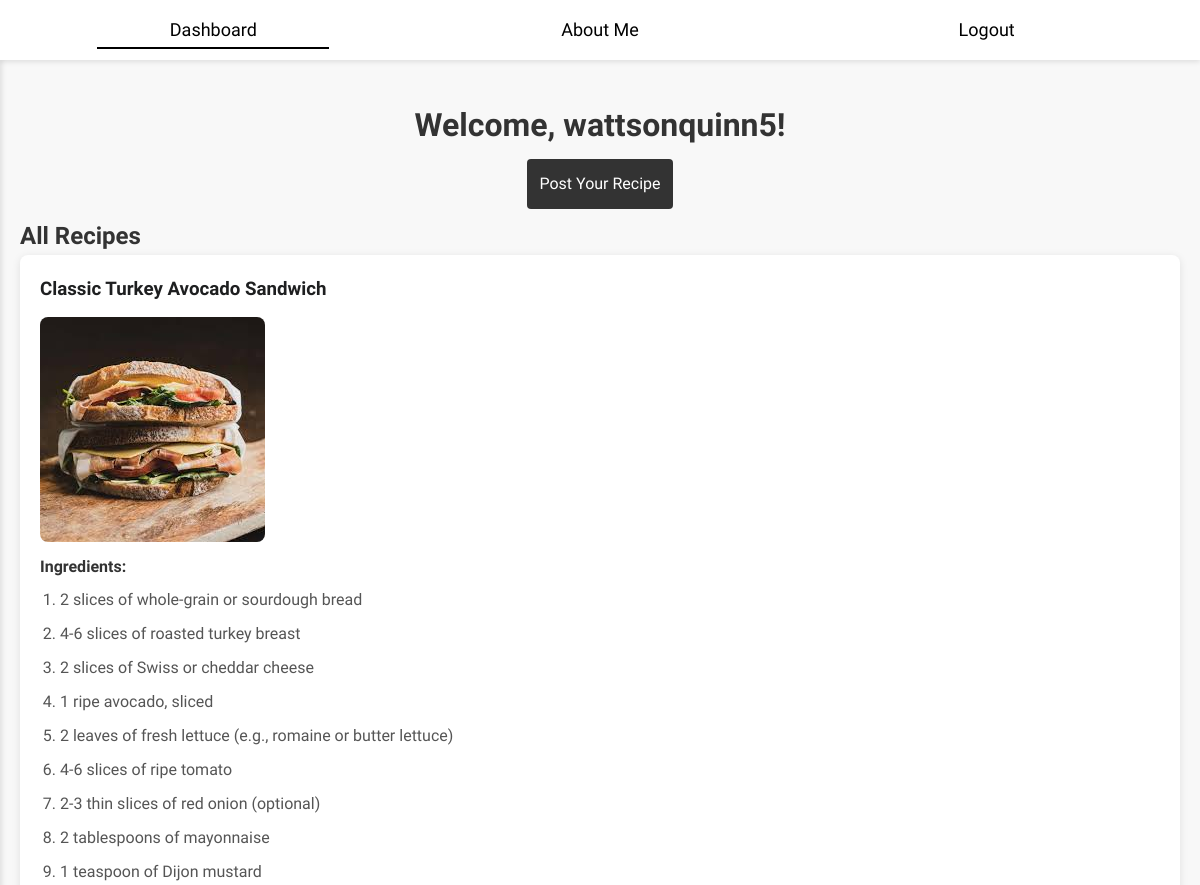
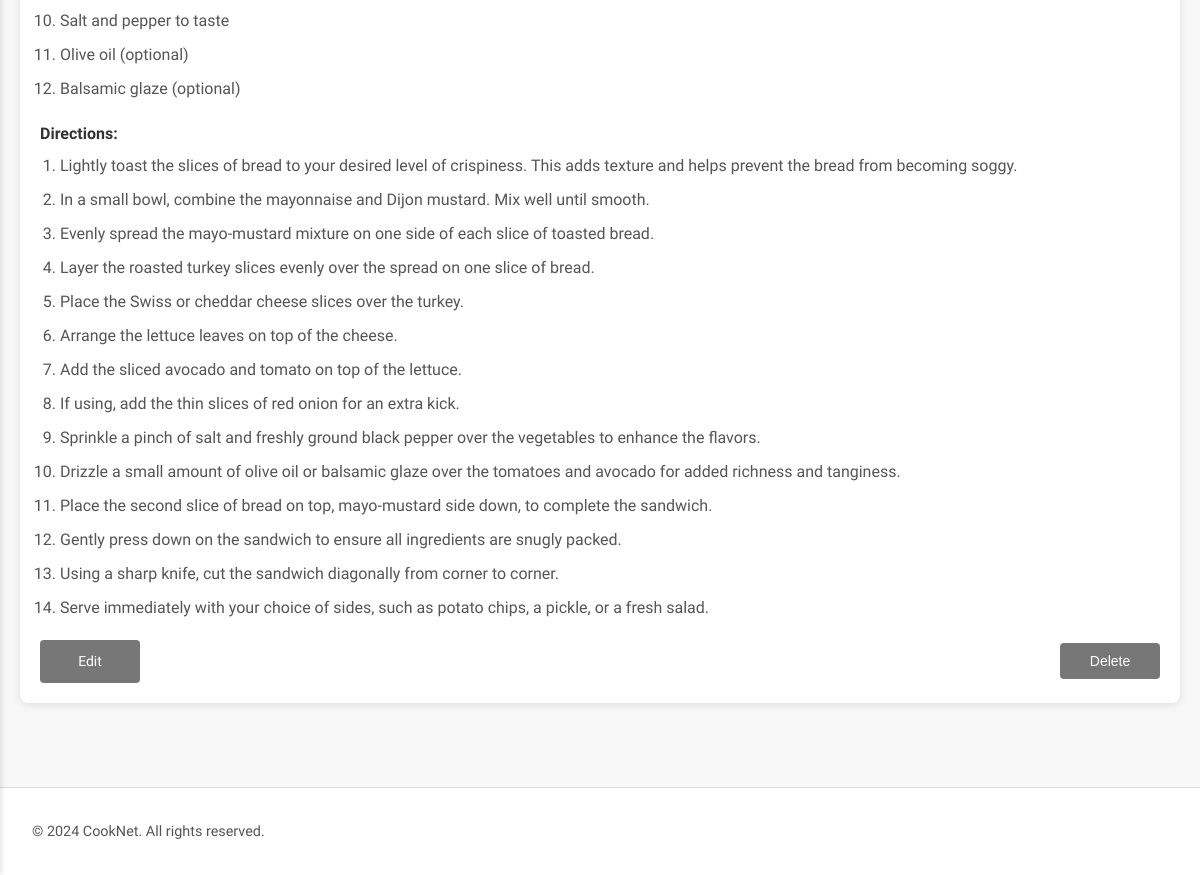
The page /dashboard (signed in) on the database as committed earlier (2 pictures, top to bottom).
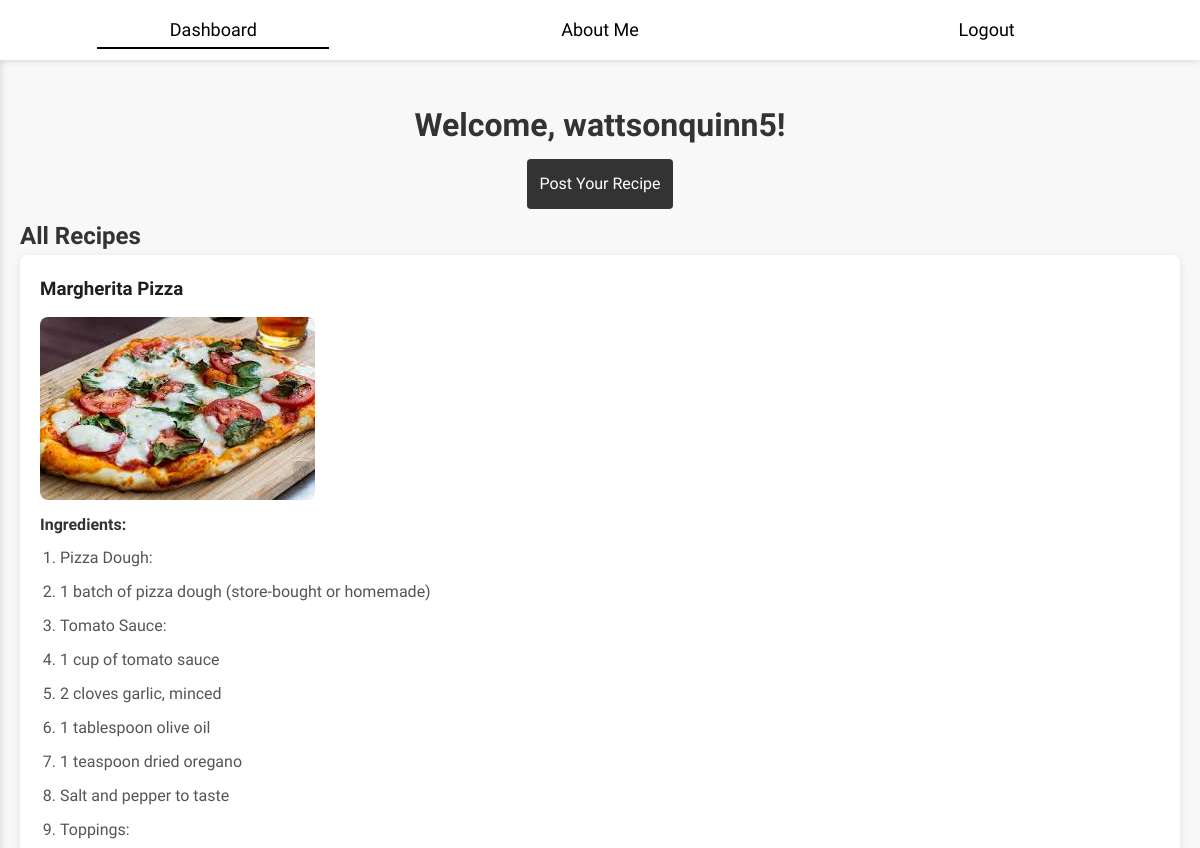
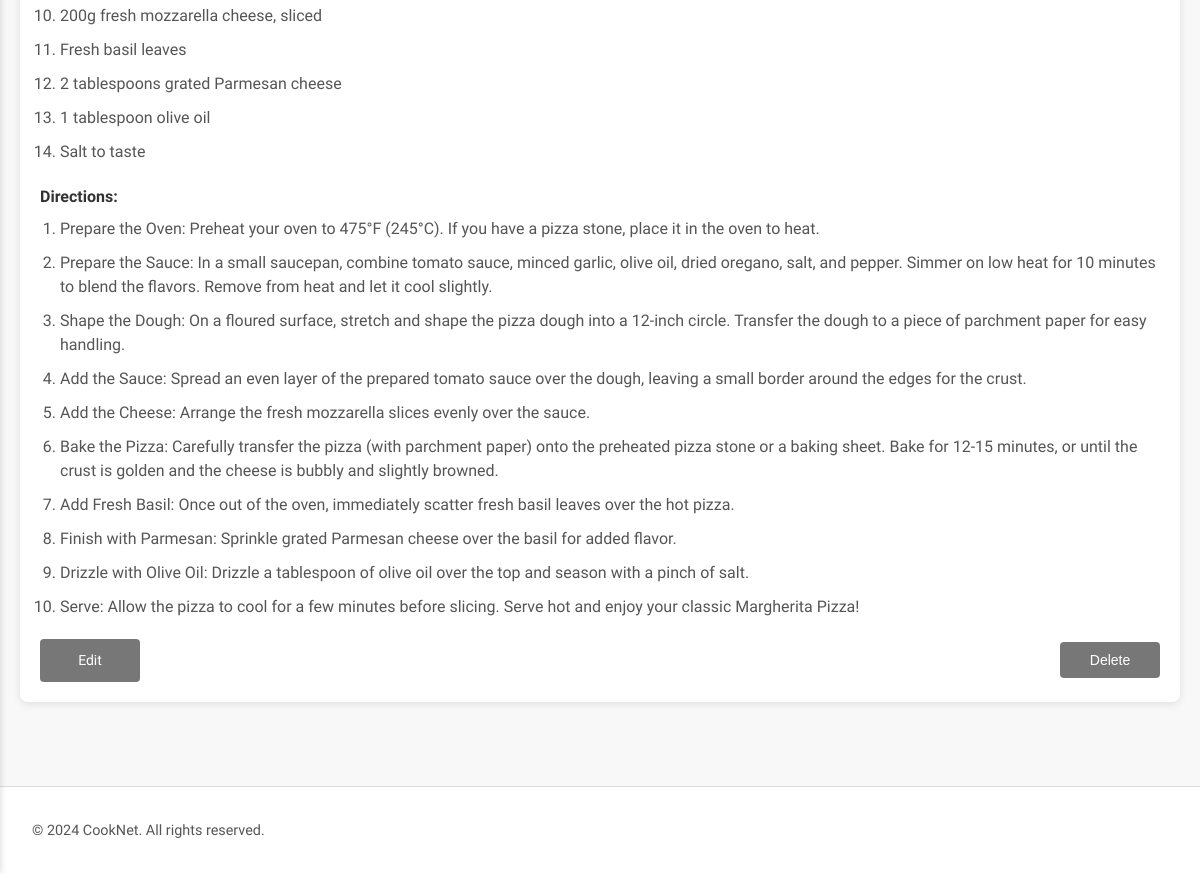
The same page on the database as committed later (2 pictures, top to bottom).
### tables this page shows
CREATE TABLE users (
                        id INTEGER PRIMARY KEY AUTOINCREMENT,
                        username TEXT UNIQUE NOT NULL,
                        email TEXT UNIQUE NOT NULL,
                        password TEXT NOT NULL
                      );

CREATE TABLE recipes (
                        id INTEGER PRIMARY KEY AUTOINCREMENT,
                        user_id INTEGER NOT NULL,
                        title TEXT NOT NULL,
                        ingredients TEXT NOT NULL, -- Ensure this line exists
                        directions TEXT NOT NULL,
                        image TEXT,
                        FOREIGN KEY (user_id) REFERENCES users (id)
                      );

### app.py (the view)
@app.route('/dashboard')
def dashboard():
    if 'user_id' not in session:
        return redirect(url_for('login'))
    db = get_db()
    recipes = db.execute('''SELECT recipes.*, users.username
                             FROM recipes
                             JOIN users ON recipes.user_id = users.id
                             ORDER BY recipes.id DESC''').fetchall()
    return render_template('dashboard.html', recipes=recipes, username=session['username'])

### app.py (called while the page is built)
def get_db():
    if 'db' not in g:
        g.db = sqlite3.connect(DATABASE)
        g.db.row_factory = sqlite3.Row
    return g.db

### templates/dashboard.html (shortened to what this page needs)
<!DOCTYPE html>
<html lang="en">
<head>
    <link rel="stylesheet" href="{{ url_for('static', filename='style.css') }}">
</head>
<body>
    <div class="top-menu">
        <div class="top-menu-content">
            <a href="{{ url_for('dashboard') }}" class="menu-center active">Dashboard</a>
            <a href="{{ url_for('aboutme') }}" class="menu-center">About Me</a>
            <a href="{{ url_for('logout') }}" class="menu-center">Logout</a>
        </div>
    </div>
    <div class="main-content">
        <h1 class="center">Welcome, {{ username }}!</h1>
        <div class="post-recipe-button center">
            <a href="{{ url_for('post_recipe') }}" class="button">Post Your Recipe</a>
        </div>
        <div class="all-recipes">
            <h2>All Recipes</h2>
            {% for recipe in recipes %}
            <div class="recipe-card">
                <h3>{{ recipe['title'] }}</h3>
                {% if recipe['image'] %}
                <img src="{{ url_for('static', filename=recipe['image'].split('static/')[-1]) }}" alt="Recipe Image" class="recipe-image">
                {% endif %}
                <h4>Ingredients:</h4>
                {% if recipe['ingredients'] %}
                <ol>
                    {% for ingredient in recipe['ingredients'].split('\n') %}
                        {% if ingredient.strip() %}
                            <li>{{ ingredient }}</li>
                        {% endif %}
                    {% endfor %}
                </ol>
                {% else %}
                <p>No ingredients listed.</p>
                {% endif %}
                <h4>Directions:</h4>
                {% if recipe['directions'] %}
                <ol>
                    {% for direction in recipe['directions'].split('\n') %}
                        {% if direction.strip() %}
                            <li>{{ direction }}</li>
                        {% endif %}
                    {% endfor %}
                </ol>
                {% else %}
                <p>No directions provided.</p>
                {% endif %}
                <div class="recipe-actions">
                    {% if recipe['user_id'] == session['user_id'] %}
                        <a href="{{ url_for('edit_recipe', recipe_id=recipe['id']) }}" class="button button-edit">Edit</a>
                        <form method="POST" action="{{ url_for('delete_recipe', recipe_id=recipe['id']) }}" onsubmit="return confirm('Are you sure you want to delete this recipe?');">
                            <button type="submit" class="button button-delete">Delete</button>
                        </form>
                    {% endif %}
                </div>
            </div>
            {% else %}
            <p class="center">No recipes found. Be the first to <a href="{{ url_for('post_recipe') }}">post a recipe</a>!</p>
            {% endfor %}
        </div>
    </div>
    <footer class="footer">
        <p class="center">&copy; 2024 CookNet. All rights reserved.</p>
    </footer>
</body>
</html>

### static/style.css (style rules this page uses)
* { margin: 0; padding: 0; box-sizing: border-box; }
body, h1, h2, h3, h4, h5, h6, p, ul, li, a { font-family: "Karma", sans-serif; color: #333; }
body { background-color: #f8f8f8; line-height: 1.6; color: #333; }
img { max-width: 100%; height: auto; border: none; vertical-align: middle; }
a { color: #000; text-decoration: none; transition: color 0.3s ease; }
.center { text-align: center; }
.top-menu { position: fixed; top: 0; width: 100%; background-color: #fff; z-index: 1000; box-shadow: 0 2px 5px rgba(0,0,0,0.1); }
.top-menu-content { max-width: 1200px; margin: auto; display: flex; align-items: center; justify-content: space-around; padding: 0 20px; height: 60px; }
.menu-center { flex: 1; text-align: center; font-size: 18px; padding: 0 10px; position: relative; }
.menu-center.active::after { content: ''; position: absolute; bottom: -5px; left: 50%; transform: translateX(-50%); width: 60%; height: 2px; background-color: #000000; }
.main-content { margin-top: 80px; padding: 20px; max-width: 1200px; margin-left: auto; margin-right: auto; }
.recipe-card { background-color: #fff; padding: 20px; margin-bottom: 24px; border-radius: 8px; box-shadow: 0 2px 8px rgba(0,0,0,0.1); }
.recipe-card h3 { margin-bottom: 12px; color: #1e1f20; }
.recipe-card img.recipe-image { max-width: 100%; height: auto; border-radius: 8px; margin-bottom: 12px; }
.recipe-card h4 { margin-bottom: 8px; color: #333; }
.footer { background-color: #fff; padding: 32px; margin-top: 40px; border-top: 1px solid #ddd; display: flex; flex-wrap: wrap; justify-content: space-between; }
.footer p { font-size: 0.9rem; color: #555; }
.button { background-color: #333; color: #fff; padding: 12px; border: none; border-radius: 4px; cursor: pointer; font-size: 16px; transition: background-color 0.3s ease; display: inline-block; margin: 8px; text-align: center; }
.button-delete { background-color: #333; color: #fff; padding: 10px 20px; border: none; border-radius: 4px; cursor: pointer; font-size: 14px; transition: background-color 0.3s ease; margin-top: 10px; }
.recipe-actions { margin-top: 10px; }
.button-edit { background-color: #333; color: #fff; padding: 10px 20px; border: none; border-radius: 4px; cursor: pointer; font-size: 14px; transition: background-color 0.3s ease; margin-left: 10px; text-decoration: none; }
.recipe-actions { margin-top: 10px; display: flex; justify-content: space-between; align-items: center; }
.button-edit { background-color: #777; color: #fff; padding: 10px 20px; border: none; border-radius: 4px; cursor: pointer; font-size: 14px; transition: background-color 0.3s ease; margin: 0; text-decoration: none; }
.button-delete { background-color: #777; color: #fff; padding: 10px 20px; border: none; border-radius: 4px; cursor: pointer; font-size: 14px; transition: background-color 0.3s ease; margin: 0; }
.recipe-actions form { display: inline; }
.button-edit, .button-delete { min-width: 100px; text-align: center; }
.recipe-card ol { padding-left: 20px; margin-bottom: 20px; }
.recipe-card li { margin-bottom: 10px; line-height: 1.5; color: #555; }

Rows that differ between the two databases and show on the page:
removed recipes: title "Classic Turkey Avocado Sandwich", image (picture), ingredient "2 slices of whole-grain or sourdough bread" "4-6 slices of roasted turkey breast" "2 slices of Swiss or cheddar cheese" "1 ripe avocado, sliced" "2 leaves of fresh lettuce (e.g., romaine or butter lettuce)" "4-6 slices of ripe tomato" "2-3 thin slices of red onion (optional)" "2 tablespoons of mayonnaise" "1 teaspoon of Dijon mustard" "Salt and pepper to taste" "Olive oil (optional)" "Balsamic glaze (optional)", direction "Lightly toast the slices of bread to your desired level of crispiness. This adds texture and helps prevent the bread from becoming soggy." "In a small bowl, combine the mayonnaise and Dijon mustard. Mix well until smooth." "Evenly spread the mayo-mustard mixture on one side of each slice of toasted bread." "Layer the roasted turkey slices evenly over the spread on one slice of bread." "Place the Swiss or cheddar cheese slices over the turkey." "Arrange the lettuce leaves on top of the cheese." "Add the sliced avocado and tomato on top of the lettuce." "If using, add the thin slices of red onion for an extra kick." "Sprinkle a pinch of salt and freshly ground black pepper over the vegetables to enhance the flavors." "Drizzle a small amount of olive oil or balsamic glaze over the tomatoes and avocado for added richness and tanginess." "Place the second slice of bread on top, mayo-mustard side down, to complete the sandwich." "Gently press down on the sandwich to ensure all ingredients are snugly packed." "Using a sharp knife, cut the sandwich diagonally from corner to corner." "Serve immediately with your choice of sides, such as potato chips, a pickle, or a fresh salad."
added recipes: title "Margherita Pizza", image (picture), ingredient "Pizza Dough:" "1 batch of pizza dough (store-bought or homemade)" "Tomato Sauce:" "1 cup of tomato sauce" "2 cloves garlic, minced" "1 tablespoon olive oil" "1 teaspoon dried oregano" "Salt and pepper to taste" "Toppings:" "200g fresh mozzarella cheese, sliced" "Fresh basil leaves" "2 tablespoons grated Parmesan cheese" "1 tablespoon olive oil" "Salt to taste", direction "Prepare the Oven: Preheat your oven to 475°F (245°C). If you have a pizza stone, place it in the oven to heat." "Prepare the Sauce: In a small saucepan, combine tomato sauce, minced garlic, olive oil, dried oregano, salt, and pepper. Simmer on low heat for 10 minutes to blend the flavors. Remove from heat and let it cool slightly." "Shape the Dough: On a floured surface, stretch and shape the pizza dough into a 12-inch circle. Transfer the dough to a piece of parchment paper for easy handling." "Add the Sauce: Spread an even layer of the prepared tomato sauce over the dough, leaving a small border around the edges for the crust." "Add the Cheese: Arrange the fresh mozzarella slices evenly over the sauce." "Bake the Pizza: Carefully transfer the pizza (with parchment paper) onto the preheated pizza stone or a baking sheet. Bake for 12-15 minutes, or until the crust is golden and the cheese is bubbly and slightly browned." "Add Fresh Basil: Once out of the oven, immediately scatter fresh basil leaves over the hot pizza." "Finish with Parmesan: Sprinkle grated Parmesan cheese over the basil for added flavor." "Drizzle with Olive Oil: Drizzle a tablespoon of olive oil over the top and season with a pinch of salt." "Serve: Allow the pizza to cool for a few minutes before slicing. Serve hot and enjoy your classic Margherita Pizza!"
